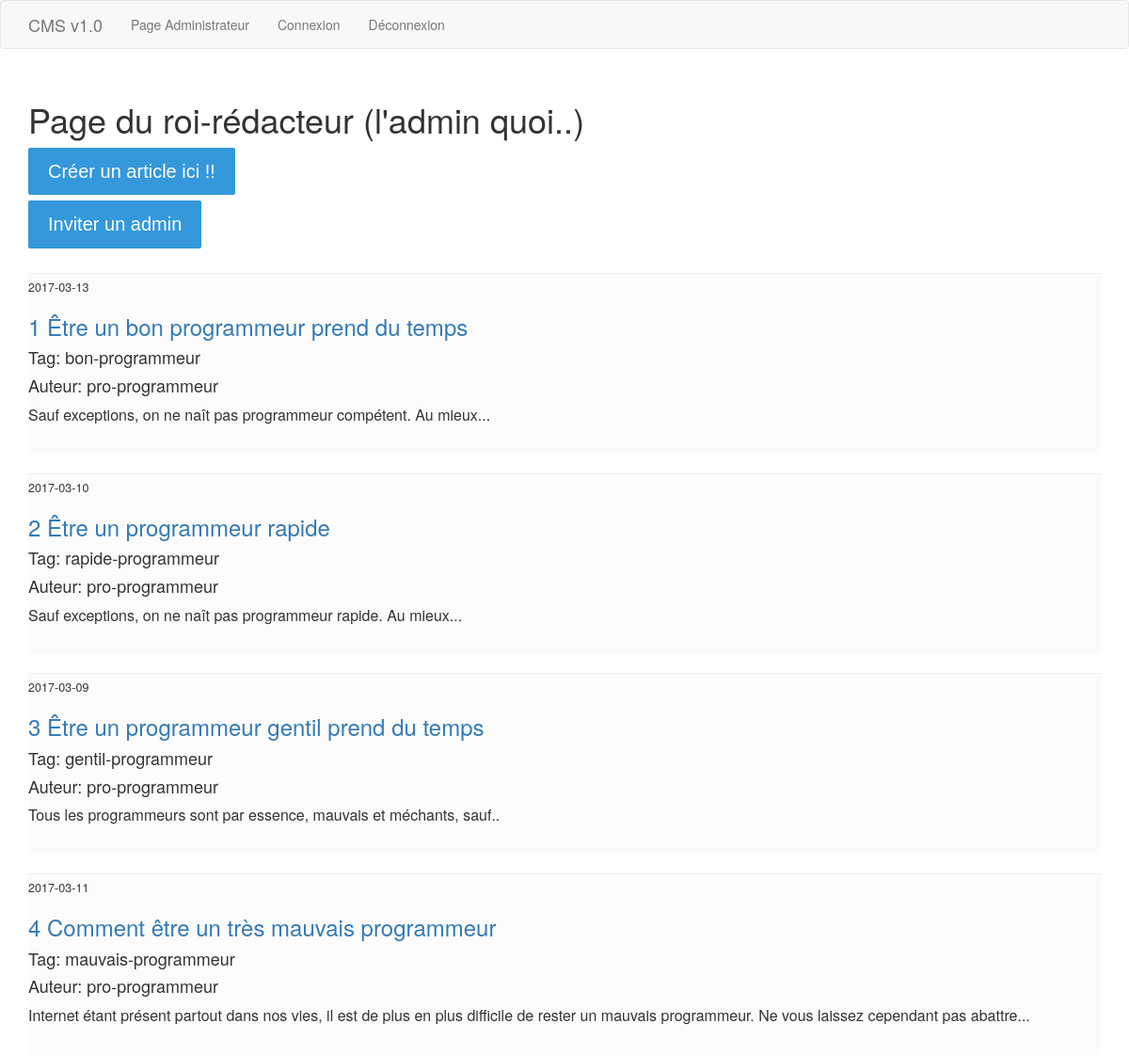
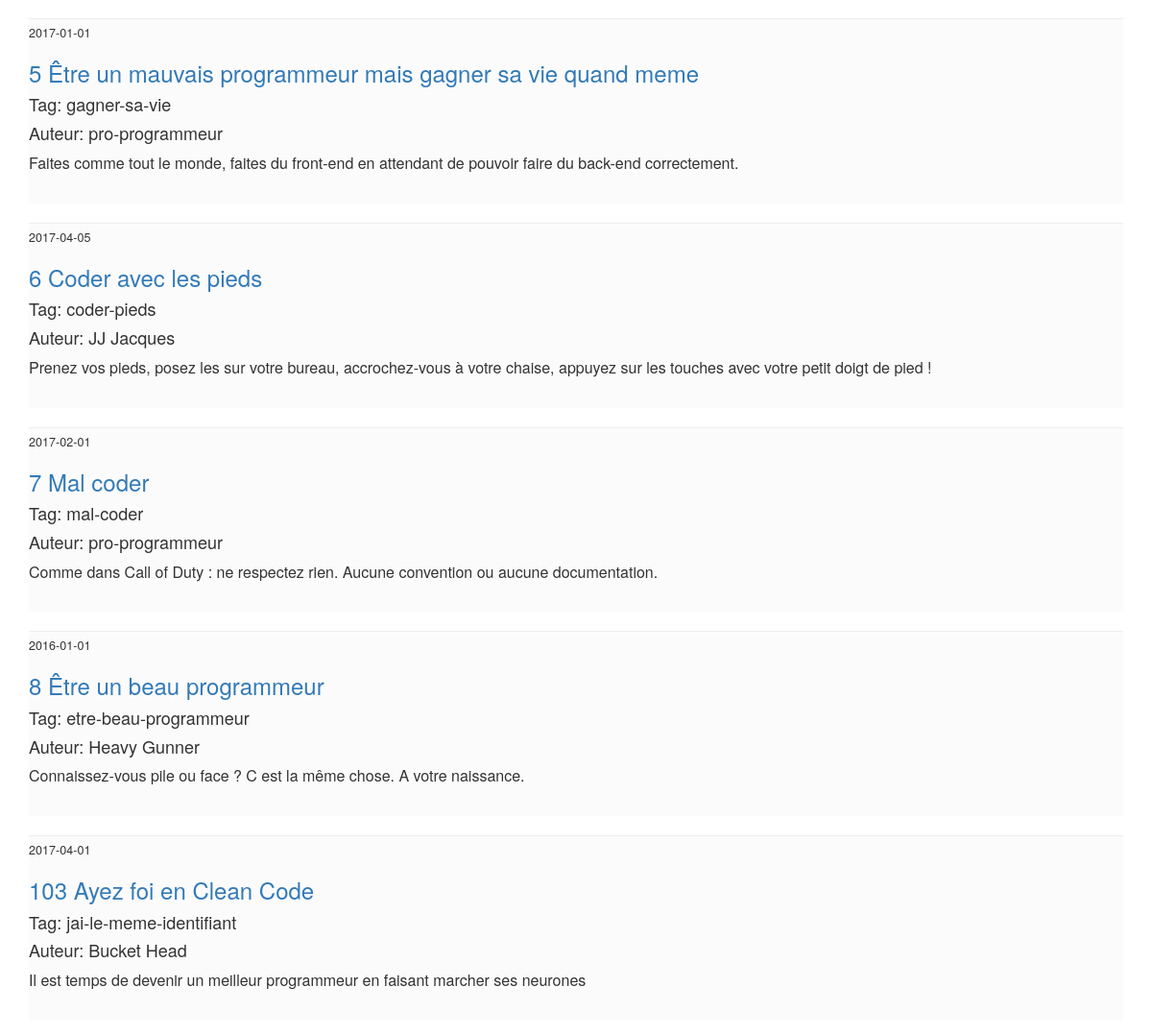
The page /admin (signed in) on the database its author committed (2 pictures, top to bottom).
### tables this page shows
CREATE TABLE article (
  id integer primary key,
  titre varchar(100),
  identifiant varchar(50),
  auteur varchar(100),
  date_publication text,
  paragraphe varchar(500)
);

### index.py (the view)
@app.route('/admin')
@authentication_required
def show_admin_page():
    articles = get_db().get_articles()
    return render_template('admin.html', articles=articles)

### database.py (called while the page is built)
    def get_connection(self):
        if self.connection is None:
            self.connection = sqlite3.connect('db/database.db')
        return self.connection

    def disconnect(self):
        if self.connection is not None:
            self.connection.close()

    def get_articles(self):
        cursor = self.get_connection().cursor()
        cursor.execute("select * from article")
        articles = cursor.fetchall()
        return articles

### index.py (called while the page is built)
def authentication_required(f):
    @wraps(f)
    def decorated(*args, **kwargs):
        if not is_authenticated(session):
            return render_template("401.html"), 401
        return f(*args, **kwargs)
    return decorated

def get_db():
    db = getattr(g, '_database', None)
    if db is None:
        g._database = Database()
    return g._database

@app.teardown_appcontext
def close_connection(exception):
    db = getattr(g, '_database', None)
    if db is not None:
        db.disconnect()

def is_authenticated(session):
    return "id" in session

### templates/admin.html
{% extends "layout.html" %} {% block contenu %}
<h1>Page du roi-rédacteur (l'admin quoi..)</h1>
<a class="btn" href="/admin-nouveau">Créer un article ici !!</a>
<br/>
<a class="btn" href="/inviter-un-admin">Inviter un admin</a>
{%for article in articles %}
<div class="article-list">
    <hr>
    <p class="date-article">{{ article[4] }}</p>
    <a href="/admin-modifier/{{article[2]}}"><h3>{{ article[0] }} {{ article[1] }}</h3></a>
    <h4>Tag: {{ article[2] }}</h4>
    <h4>Auteur: {{ article[3] }}</h4>
    <p>{{ article[5] }}</p>
    <br>
</div>
{% endfor %}
{% endblock %}

### rows shown on the page
article: date_publication "2017-03-13", id "1", titre "Être un bon programmeur prend du temps", identifiant "bon-programmeur", auteur "pro-programmeur", paragraphe "Sauf exceptions, on ne naît pas programmeur compétent. Au mieux..."
article: date_publication "2017-03-10", id "2", titre "Être un programmeur rapide", identifiant "rapide-programmeur", auteur "pro-programmeur", paragraphe "Sauf exceptions, on ne naît pas programmeur rapide. Au mieux..."
article: date_publication "2017-03-09", id "3", titre "Être un programmeur gentil prend du temps", identifiant "gentil-programmeur", auteur "pro-programmeur", paragraphe "Tous les programmeurs sont par essence, mauvais et méchants, sauf.."
article: date_publication "2017-03-11", id "4", titre "Comment être un très mauvais programmeur", identifiant "mauvais-programmeur", auteur "pro-programmeur", paragraphe "Internet étant présent partout dans nos vies, il est de plus en plus difficile de rester un mauvais programmeur. Ne vous laissez cependant pas abattre..."
article: date_publication "2017-01-01", id "5", titre "Être un mauvais programmeur mais gagner sa vie quand meme", identifiant "gagner-sa-vie", auteur "pro-programmeur", paragraphe "Faites comme tout le monde, faites du front-end en attendant de pouvoir faire du back-end correctement."
article: date_publication "2017-04-05", id "6", titre "Coder avec les pieds", identifiant "coder-pieds", auteur "JJ Jacques", paragraphe "Prenez vos pieds, posez les sur votre bureau, accrochez-vous à votre chaise, appuyez sur les touches avec votre petit doigt de pied !"
article: date_publication "2017-02-01", id "7", titre "Mal coder", identifiant "mal-coder", auteur "pro-programmeur", paragraphe "Comme dans Call of Duty : ne respectez rien. Aucune convention ou aucune documentation."
article: date_publication "2016-01-01", id "8", titre "Être un beau programmeur", identifiant "etre-beau-programmeur", auteur "Heavy Gunner", paragraphe "Connaissez-vous pile ou face ? C est la même chose. A votre naissance."
article: date_publication "2017-04-01", id "103", titre "Ayez foi en Clean Code", identifiant "jai-le-meme-identifiant", auteur "Bucket Head", paragraphe "Il est temps de devenir un meilleur programmeur en faisant marcher ses neurones"
